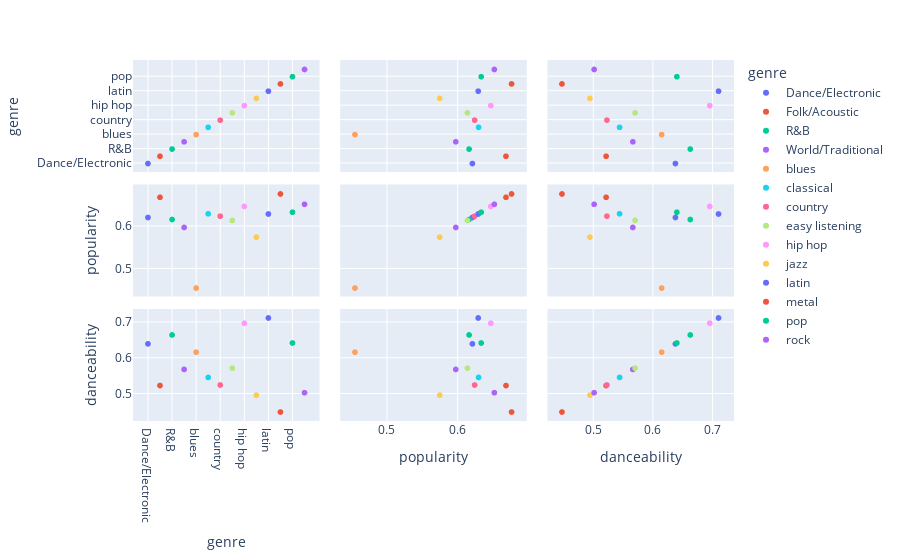

Notebook source saved alongside this figure:
### Code cell
fig =px.scatter_matrix(result,color='genre')
fig

### Figure 1 — Plotly figure (JSON) as saved in the notebook; plotly's stock layout.template omitted (floating-point values rounded to 4 significant figures)
{"data": [{"dimensions": [{"axis": {"matches": true}, "label": "genre", "values": ["Dance/Electronic"]}, {"axis": {"matches": true}, "label": "popularity", "values": [0.6213]}, {"axis": {"matches": true}, "label": "danceability", "values": [0.6386]}], "hovertemplate": "genre=Dance/Electronic<br>%{xaxis.title.text}=%{x}<br>%{yaxis.title.text}=%{y}<extra></extra>", "legendgroup": "Dance/Electronic", "marker": {"color": "#636efa", "symbol": "circle"}, "name": "Dance/Electronic", "showlegend": true, "type": "splom"}, {"dimensions": [{"axis": {"matches": true}, "label": "genre", "values": ["Folk/Acoustic"]}, {"axis": {"matches": true}, "label": "popularity", "values": [0.6689]}, {"axis": {"matches": true}, "label": "danceability", "values": [0.5223]}], "hovertemplate": "genre=Folk/Acoustic<br>%{xaxis.title.text}=%{x}<br>%{yaxis.title.text}=%{y}<extra></extra>", "legendgroup": "Folk/Acoustic", "marker": {"color": "#EF553B", "symbol": "circle"}, "name": "Folk/Acoustic", "showlegend": true, "type": "splom"}, {"dimensions": [{"axis": {"matches": true}, "label": "genre", "values": ["R&B"]}, {"axis": {"matches": true}, "label": "popularity", "values": [0.6166]}, {"axis": {"matches": true}, "label": "danceability", "values": [0.6635]}], "hovertemplate": "genre=R&B<br>%{xaxis.title.text}=%{x}<br>%{yaxis.title.text}=%{y}<extra></extra>", "legendgroup": "R&B", "marker": {"color": "#00cc96", "symbol": "circle"}, "name": "R&B", "showlegend": true, "type": "splom"}, {"dimensions": [{"axis": {"matches": true}, "label": "genre", "values": ["World/Traditional"]}, {"axis": {"matches": true}, "label": "popularity", "values": [0.5978]}, {"axis": {"matches": true}, "label": "danceability", "values": [0.5672]}], "hovertemplate": "genre=World/Traditional<br>%{xaxis.title.text}=%{x}<br>%{yaxis.title.text}=%{y}<extra></extra>", "legendgroup": "World/Traditional", "marker": {"color": "#ab63fa", "symbol": "circle"}, "name": "World/Traditional", "showlegend": true, "type": "splom"}, {"dimensions": [{"axis": {"matches": true}, "label": "genre", "values": ["blues"]}, {"axis": {"matches": true}, "label": "popularity", "values": [0.455]}, {"axis": {"matches": true}, "label": "danceability", "values": [0.6155]}], "hovertemplate": "genre=blues<br>%{xaxis.title.text}=%{x}<br>%{yaxis.title.text}=%{y}<extra></extra>", "legendgroup": "blues", "marker": {"color": "#FFA15A", "symbol": "circle"}, "name": "blues", "showlegend": true, "type": "splom"}, {"dimensions": [{"axis": {"matches": true}, "label": "genre", "values": ["classical"]}, {"axis": {"matches": true}, "label": "popularity", "values": [0.63]}, {"axis": {"matches": true}, "label": "danceability", "values": [0.5449]}], "hovertemplate": "genre=classical<br>%{xaxis.title.text}=%{x}<br>%{yaxis.title.text}=%{y}<extra></extra>", "legendgroup": "classical", "marker": {"color": "#19d3f3", "symbol": "circle"}, "name": "classical", "showlegend": true, "type": "splom"}, {"dimensions": [{"axis": {"matches": true}, "label": "genre", "values": ["country"]}, {"axis": {"matches": true}, "label": "popularity", "values": [0.6244]}, {"axis": {"matches": true}, "label": "danceability", "values": [0.5238]}], "hovertemplate": "genre=country<br>%{xaxis.title.text}=%{x}<br>%{yaxis.title.text}=%{y}<extra></extra>", "legendgroup": "country", "marker": {"color": "#FF6692", "symbol": "circle"}, "name": "country", "showlegend": true, "type": "splom"}, {"dimensions": [{"axis": {"matches": true}, "label": "genre", "values": ["easy listening"]}, {"axis": {"matches": true}, "label": "popularity", "values": [0.6143]}, {"axis": {"matches": true}, "label": "danceability", "values": [0.5709]}], "hovertemplate": "genre=easy listening<br>%{xaxis.title.text}=%{x}<br>%{yaxis.title.text}=%{y}<extra></extra>", "legendgroup": "easy listening", "marker": {"color": "#B6E880", "symbol": "circle"}, "name": "easy listening", "showlegend": true, "type": "splom"}, {"dimensions": [{"axis": {"matches": true}, "label": "genre", "values": ["hip hop"]}, {"axis": {"matches": true}, "label": "popularity", "values": [0.6474]}, {"axis": {"matches": true}, "label": "danceability", "values": [0.6963]}], "hovertemplate": "genre=hip hop<br>%{xaxis.title.text}=%{x}<br>%{yaxis.title.text}=%{y}<extra></extra>", "legendgroup": "hip hop", "marker": {"color": "#FF97FF", "symbol": "circle"}, "name": "hip hop", "showlegend": true, "type": "splom"}, {"dimensions": [{"axis": {"matches": true}, "label": "genre", "values": ["jazz"]}, {"axis": {"matches": true}, "label": "popularity", "values": [0.575]}, {"axis": {"matches": true}, "label": "danceability", "values": [0.4953]}], "hovertemplate": "genre=jazz<br>%{xaxis.title.text}=%{x}<br>%{yaxis.title.text}=%{y}<extra></extra>", "legendgroup": "jazz", "marker": {"color": "#FECB52", "symbol": "circle"}, "name": "jazz", "showlegend": true, "type": "splom"}, {"dimensions": [{"axis": {"matches": true}, "label": "genre", "values": ["latin"]}, {"axis": {"matches": true}, "label": "popularity", "values": [0.6295]}, {"axis": {"matches": true}, "label": "danceability", "values": [0.711]}], "hovertemplate": "genre=latin<br>%{xaxis.title.text}=%{x}<br>%{yaxis.title.text}=%{y}<extra></extra>", "legendgroup": "latin", "marker": {"color": "#636efa", "symbol": "circle"}, "name": "latin", "showlegend": true, "type": "splom"}, {"dimensions": [{"axis": {"matches": true}, "label": "genre", "values": ["metal"]}, {"axis": {"matches": true}, "label": "popularity", "values": [0.6767]}, {"axis": {"matches": true}, "label": "danceability", "values": [0.4483]}], "hovertemplate": "genre=metal<br>%{xaxis.title.text}=%{x}<br>%{yaxis.title.text}=%{y}<extra></extra>", "legendgroup": "metal", "marker": {"color": "#EF553B", "symbol": "circle"}, "name": "metal", "showlegend": true, "type": "splom"}, {"dimensions": [{"axis": {"matches": true}, "label": "genre", "values": ["pop"]}, {"axis": {"matches": true}, "label": "popularity", "values": [0.6337]}, {"axis": {"matches": true}, "label": "danceability", "values": [0.6411]}], "hovertemplate": "genre=pop<br>%{xaxis.title.text}=%{x}<br>%{yaxis.title.text}=%{y}<extra></extra>", "legendgroup": "pop", "marker": {"color": "#00cc96", "symbol": "circle"}, "name": "pop", "showlegend": true, "type": "splom"}, {"dimensions": [{"axis": {"matches": true}, "label": "genre", "values": ["rock"]}, {"axis": {"matches": true}, "label": "popularity", "values": [0.6524]}, {"axis": {"matches": true}, "label": "danceability", "values": [0.5023]}], "hovertemplate": "genre=rock<br>%{xaxis.title.text}=%{x}<br>%{yaxis.title.text}=%{y}<extra></extra>", "legendgroup": "rock", "marker": {"color": "#ab63fa", "symbol": "circle"}, "name": "rock", "showlegend": true, "type": "splom"}], "layout": {"dragmode": "select", "legend": {"title": {"text": "genre"}, "tracegroupgap": 0}, "margin": {"t": 60}}}
